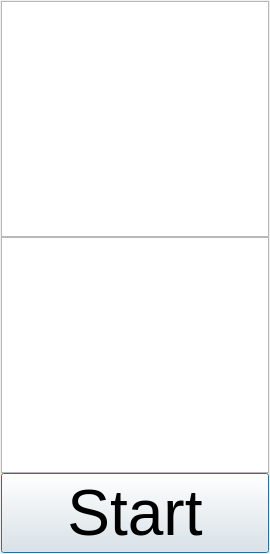
<?xml version="1.0" encoding="UTF-8"?>
<ui version="4.0">
 <class>MainForm</class>
 <widget class="QDialog" name="MainForm">
  <property name="geometry">
   <rect>
    <x>0</x>
    <y>0</y>
    <width>270</width>
    <height>554</height>
   </rect>
  </property>
  <property name="font">
   <font>
    <family>Meiryo UI</family>
    <pointsize>9</pointsize>
   </font>
  </property>
  <property name="windowTitle">
   <string>XSSTR</string>
  </property>
  <layout class="QVBoxLayout" name="verticalLayout" stretch="0,0,1,1,0">
   <property name="spacing">
    <number>0</number>
   </property>
   <property name="leftMargin">
    <number>1</number>
   </property>
   <property name="topMargin">
    <number>1</number>
   </property>
   <property name="rightMargin">
    <number>1</number>
   </property>
   <property name="bottomMargin">
    <number>1</number>
   </property>
   <item>
    <widget class="CustomTitleBar" name="ctb_main" native="true">
     <property name="enabled">
      <bool>true</bool>
     </property>
     <property name="minimumSize">
      <size>
       <width>0</width>
       <height>0</height>
      </size>
     </property>
    </widget>
   </item>
   <item>
    <widget class="CustomToolBar" name="tlb_main" native="true">
     <property name="enabled">
      <bool>true</bool>
     </property>
     <property name="maximumSize">
      <size>
       <width>16777215</width>
       <height>16777215</height>
      </size>
     </property>
    </widget>
   </item>
   <item>
    <widget class="QTextEdit" name="txtOCR">
     <property name="placeholderText">
      <string/>
     </property>
    </widget>
   </item>
   <item>
    <widget class="QTextEdit" name="txtTranslate"/>
   </item>
   <item>
    <widget class="QPushButton" name="btnStart">
     <property name="font">
      <font>
       <family>Meiryo UI</family>
       <pointsize>48</pointsize>
      </font>
     </property>
     <property name="text">
      <string>Start</string>
     </property>
    </widget>
   </item>
  </layout>
 </widget>
 <customwidgets>
  <customwidget>
   <class>CustomTitleBar</class>
   <extends>QWidget</extends>
   <header>.custom_title_bar.h</header>
   <container>1</container>
  </customwidget>
  <customwidget>
   <class>CustomToolBar</class>
   <extends>QWidget</extends>
   <header>.custom_tool_bar.h</header>
   <container>1</container>
  </customwidget>
 </customwidgets>
 <resources/>
 <connections/>
</ui>
